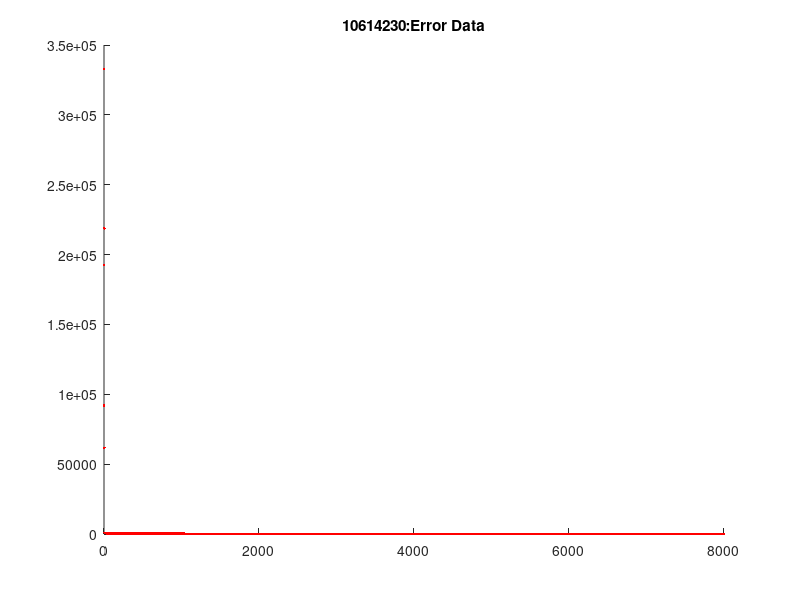

Reproduce this figure in MATLAB. (Note: this script raises an error after producing the figure.)
%%%%%%%%%%%%%%%%%%%%%%%%%%%%%%%%%%%%%%%%%%%%%%%%%%%%%%%%%%%%%%%%%%%%%%%%%%%
% all rights reserved
% Author: Dr. Ian Howard
% Associate Professor (Senior Lecturer) in Computational Neuroscience
% Centre for Robotics and Neural Systems
% Plymouth University
% A324 Portland Square
% PL4 8AA
% Plymouth, Devon, UK
% howardlab.com
% 14/10/2020
%%%%%%%%%%%%%%%%%%%%%%%%%%%%%%%%%%%%%%%%%%%%%%%%%%%%%%%%%%%%%%%%%%%%%%%%%%%

% Train a neural network to implement inverse model
% you need to implement this script to run the assignment section 2

close all
clear all 
clc


load('GenerateArmData.mat')% Load previous work into this part



% Initialize Hidden Nodes
hidnodes = 70; % This value seems to work well

% Select random weights to train using hidden units
W1_tr = 1 * randn(hidnodes,3); % W1 as a 10 x 3
W2_tr = 1 * randn(2,hidnodes+1); % W2 as 2 x 10+1

%Training Time
for j = 1 :8000  % j is for cycles the loop runs

 % Add '1's to the P2 input to accomodate for the 1000 size(Augment)
 X = [P2;ones(1,1000)];
    
 [r,c] = size(X); % Structure rows and columns in right order

    % Calculate Internal activations of layer 1
    % Augment input to account for bias in hidden layer 1
    net2 = W1_tr*X;  % Internal activation
    % Activation of the first layer
    a2 = 1./(1+exp(-net2));
    % Augment a2 to account for bias term in W2
    ahat2 = [a2; ones(1,c)];
    % Calculate output activations of layer 2
    o = W2_tr*ahat2;
    % Calculate output layer Delta term
    Delta3 = - (theta - o);
    % Back prop to calculate input (lower) layer delta term
    Delta2 = (W2_tr(:,hidnodes)'*Delta3.*a2.*(1-a2));
    % Calculate error gradient w.r.t. W1
    ErrorGW1 = Delta2 * X';
    % Calculate error gradient w.r.t. W2
    ErrorGW2 = Delta3* ahat2';
    
    %Learning Rate
    learning_r = 0.00011;
    W1_tr = W1_tr - (learning_r.*ErrorGW1);
    W2_tr = W2_tr - (learning_r.*ErrorGW2);
    
    
  %Error Plot
  %error(j) = sum(sum((o-theta).^2)); %#ok<SAGROW>
  error(j) = (theta(1,:) - o(1,:)) * (theta(1,:) - o(1,:))';  %#ok<SAGROW>
  error(j) = (theta(2,:) - o(2,:)) * (theta(2,:) - o(2,:))';  %#ok<SAGROW>
    
end

figure
hold on
plot (error, 'r.')
title('10614230:Error Data');
 

%Randomize second theta to test new dataset
theta2 = a+(b-a).* rand(2, 1000);

%%% First Dataset
[ Training_P1, Training_P2 ] = RevoluteForwardKinematics2D(armLen, theta2, origin);


 figure 
 hold on
 plot(theta2(1,:),theta2(2,:), 'r.')
 title('10614230:Random Joint Angle Data P2');

 figure
 hold on
 plot(Training_P2(1,:),Training_P2(2,:), 'r.')  % Plot using dot formation
 title('10614230:Endpoint Data P2');
 
 %Randomize third theta to test new dataset
 theta3 = a+(b-a).* rand(2, 1000);

 %%% Second Dataset
 [ DatasetP1, Dataset_P2 ] = RevoluteForwardKinematics2D(armLen, theta3, origin);

 
%  figure 
%  hold on
%  plot(theta3(1,:),theta3(2,:), 'r.')
%  title('10614230:Random Joint Angle Dataset 2');
% 
%  figure
%  hold on
%  plot(Dataset_P2(1,:),Dataset_P2(2,:), 'r.')  % Plot using dot formation
%  title('10614230:Endpoint Dataset 2');


 

% Inverse Kinematics with end points as input and joint angles as outputs

Train_P2 = [Dataset_P2;ones(1,1000)]; % Augment end effect positions
net2 = W1_tr*Train_P2;  % Internal activation
% Activation of the first layer
a2 = 1./(1+exp(-net2));
% Augment a2 to account for bias term in W2
ahat2 = [a2; ones(1,c)];
% Calculate output activations of layer 2
o = W2_tr*ahat2; % Joint angle as output

figure 
hold on
plot(o(1,:),o(2,:), 'r.')
title('10614230:Joint Angles as Output');

% Run forward kinematics function 
[ P1_trained , P2_trained ] = RevoluteForwardKinematics2D(armLen, o, origin);

% Plot end effect positions
figure
hold on
plot(P2_trained(1,:),P2_trained(2,:), 'r.')  % Plot using dot formation
title('10614230:Trained Endpoint Data');



% Save data from this script to use on other scripts
save('Train_Neural_Network.mat')
    

